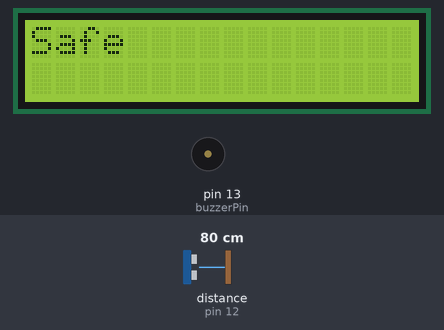
The sketch below on a simulated Arduino Uno, built with avr-gcc and run on an emulated ATmega328P. On the bench: 16×2 character LCD, buzzer (waves = sounding). Wiring (inferred from the names in the program): ultrasonic range finder: trigger pin 11; echo pin 12; character LCD (HD44780): RS pin 10; R/W pin 9; E pin 8; data pin 4, pin 5, pin 6, pin 7. The test bench sets the inputs (shaded band); at power-on: distance to the obstacle (sensor on pin 12) 80 cm. The echo pulse lasts 58.3 µs per cm; what the sketch prints to the serial monitor is not drawn.

Above: at 1.2 s.
1.3 s: distance to the obstacle (sensor on pin 12) set to 23 cm
2.8 s: distance to the obstacle (sensor on pin 12) set to 19 cm
At 3.7 s:
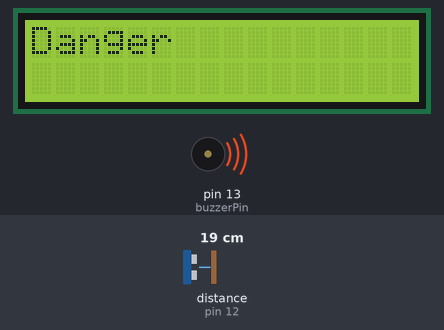
5.8 s: distance to the obstacle (sensor on pin 12) set to 35 cm
At 6.9 s:
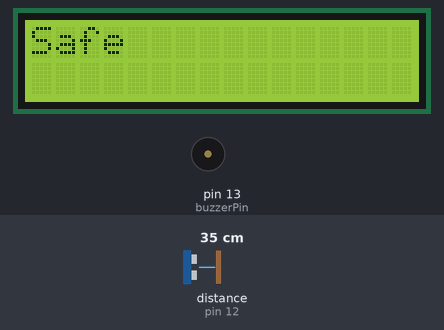
7.5 s: distance to the obstacle (sensor on pin 12) set to 2 cm
At 8.2 s:
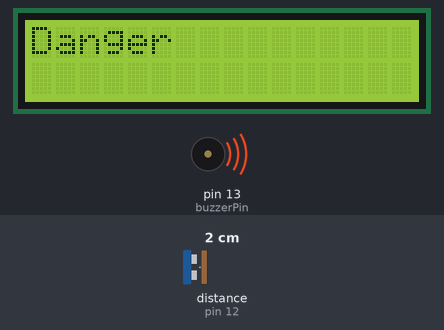
9.1 s: distance to the obstacle (sensor on pin 12) set to 35 cm
At 9.5 s:
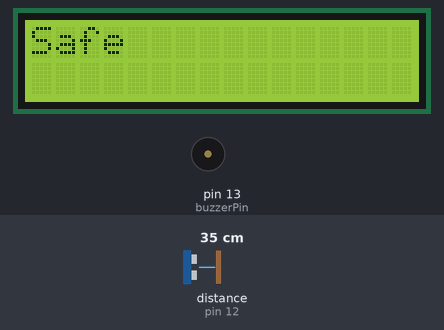
12.1 s: distance to the obstacle (sensor on pin 12) set to 18 cm
At 13.2 s:
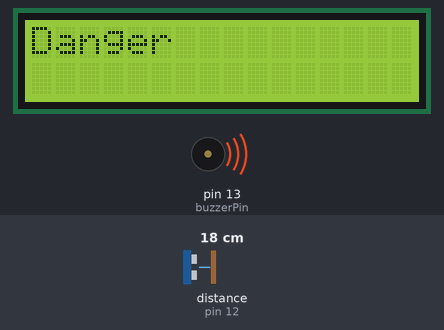
Timing chart, 0 to 15.1 s (numbered marks = the images above; inputs shaded):
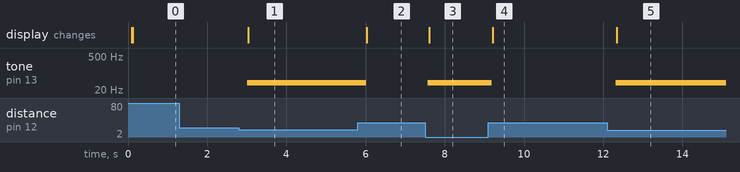

Measured:
- the behaviour switches between 22 and 21 cm on distance to the obstacle (sensor on pin 12) (found by bisection; images 0 and 1)
- after the input at 1.3 s, every drawn part: stays the same
- after the input at 2.8 s, tone on pin 13 (buzzerPin): silent → 40 Hz after 0.21 s; the display: changes after 0.24 s (image 1)
- after the input at 5.8 s, tone on pin 13 (buzzerPin): 40 Hz → silent after 0.21 s; the display: changes after 0.23 s (image 2)
- after the input at 7.5 s, tone on pin 13 (buzzerPin): silent → 40 Hz after 0.07 s; the display: changes after 0.10 s (image 3)
- after the input at 9.1 s, tone on pin 13 (buzzerPin): 40 Hz → silent after 0.08 s; the display: changes after 0.10 s (image 4)
- after the input at 12.1 s, tone on pin 13 (buzzerPin): silent → 40 Hz after 0.21 s; the display: changes after 0.24 s (image 5)

The sketch:

alarm.ino
```cpp
int alarmDistance = 20;  // in cm

int trigPin = 11;
int echoPin = 12;
long duration, cm;

int buzzerPin = 13;


int Uo_Pin = 3;
int A0_Pin = 10;
int RW_Pin = 9;
int E_Pin = 8;

int DB4_Pin = 4;
int DB5_Pin = 5;
int DB6_Pin = 6;
int DB7_Pin = 7;

void pulseEnable() {
  digitalWrite(E_Pin, LOW);
  delayMicroseconds(1);
  digitalWrite(E_Pin, HIGH);
  delayMicroseconds(1);
  digitalWrite(E_Pin, LOW);
  delayMicroseconds(2000);
}


void write4Bits(int DB7, int DB6, int DB5, int DB4) {
  digitalWrite(DB7_Pin, DB7);
  digitalWrite(DB6_Pin, DB6);
  digitalWrite(DB5_Pin, DB5);
  digitalWrite(DB4_Pin, DB4);

  pulseEnable();
}

void command(int DB7, int DB6, int DB5, int DB4) {
  digitalWrite(A0_Pin, LOW);
  digitalWrite(RW_Pin, LOW);

  write4Bits(DB7, DB6, DB5, DB4);
}


void setupBitCapacity() {
  for (int i = 0; i < 3; ++i) {
    command(0, 0, 1, 1);
    delayMicroseconds(4500);
  }
  command(0, 0, 1, 0);
  delayMicroseconds(4500);
}


void setup() {
  delayMicroseconds(50000);

  Serial.begin (9600);

  pinMode(trigPin, OUTPUT);
  pinMode(echoPin, INPUT);

  pinMode(buzzerPin, OUTPUT);

  pinMode(A0_Pin, OUTPUT);
  pinMode(RW_Pin, OUTPUT);
  pinMode(E_Pin, OUTPUT);
  pinMode(DB4_Pin, OUTPUT);
  pinMode(DB5_Pin, OUTPUT);
  pinMode(DB6_Pin, OUTPUT);
  pinMode(DB7_Pin, OUTPUT);


  delay(50);

  setupBitCapacity();


  // setup parameters
  command(0, 0, 1, 0);
  command(1, 0, 0, 0);

  // turn on display
  command(0, 0, 0, 0);
  command(1, 1, 0, 0);

  // clear display
  command(0, 0, 0, 0);
  command(0, 0, 0, 1);

  // set output mode
  command(0, 0, 0, 0);
  command(0, 1, 1, 0);
}

void send(uint8_t value) {
  Serial.println((char)value);

  digitalWrite(A0_Pin, HIGH);
  digitalWrite(RW_Pin, LOW);

  int bigBits = value>>4;
  int smallBits = value & 0xf;

  write4Bits((bigBits & 8) != 0,   (bigBits & 4) != 0,   (bigBits & 2) != 0,   (bigBits & 1) != 0);
  write4Bits((smallBits & 8) != 0, (smallBits & 4) != 0, (smallBits & 2) != 0, (smallBits & 1) != 0);
}

void print(const char *s) {
  Serial.println(s);
  // clear display
  command(0, 0, 0, 0);
  command(0, 0, 0, 1);

  for (int i = 0; i < strlen(s); i++) {
    send((uint8_t)s[i]);
  }
}

void loop()
{
  digitalWrite(trigPin, LOW);
  delayMicroseconds(5);
  digitalWrite(trigPin, HIGH);
  delayMicroseconds(10);
  digitalWrite(trigPin, LOW);

  duration = pulseIn(echoPin, HIGH);

  cm = (duration/2) / 29.1;

  if (cm <= alarmDistance) {
    tone(buzzerPin, 40);
    print("Danger");
  } else {
    noTone(buzzerPin);
    print("Safe");
  }


  Serial.print(cm);
  Serial.print("cm");
  Serial.println();

  delay(200);
}
```
